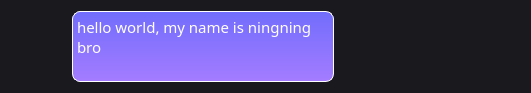
<?xml version="1.0" encoding="UTF-8"?>
<ui version="4.0">
 <class>Form</class>
 <widget class="QWidget" name="Form">
  <property name="geometry">
   <rect>
    <x>0</x>
    <y>0</y>
    <width>531</width>
    <height>89</height>
   </rect>
  </property>
  <property name="windowTitle">
   <string>Form</string>
  </property>
  <property name="styleSheet">
   <string notr="true">background-color:#1a1a1e;</string>
  </property>
  <layout class="QHBoxLayout" name="horizontalLayout">
   <property name="spacing">
    <number>0</number>
   </property>
   <item>
    <widget class="QLabel" name="label">
     <property name="sizePolicy">
      <sizepolicy hsizetype="Fixed" vsizetype="Fixed">
       <horstretch>0</horstretch>
       <verstretch>0</verstretch>
      </sizepolicy>
     </property>
     <property name="minimumSize">
      <size>
       <width>61</width>
       <height>61</height>
      </size>
     </property>
     <property name="styleSheet">
      <string notr="true">image: url(:/resources/avatar_6.png);
border-radius: 11px;
margin:4px;
background-color:#1a1a1e;</string>
     </property>
     <property name="text">
      <string/>
     </property>
    </widget>
   </item>
   <item>
    <widget class="QTextBrowser" name="textBrowser">
     <property name="sizePolicy">
      <sizepolicy hsizetype="Fixed" vsizetype="Fixed">
       <horstretch>0</horstretch>
       <verstretch>0</verstretch>
      </sizepolicy>
     </property>
     <property name="minimumSize">
      <size>
       <width>262</width>
       <height>71</height>
      </size>
     </property>
     <property name="font">
      <font>
       <family>Calisto MT</family>
       <pointsize>11</pointsize>
      </font>
     </property>
     <property name="styleSheet">
      <string notr="true">background-color: qlineargradient(x0:0, y0:1, x2:0, y2:1,stop:0 rgb(113, 109, 252), stop:1 rgb(164, 124, 255));
border:1px outset rgb(255, 255, 255);
border-radius:8px;
color:white;</string>
     </property>
     <property name="html">
      <string>&lt;!DOCTYPE HTML PUBLIC &quot;-//W3C//DTD HTML 4.0//EN&quot; &quot;http://www.w3.org/TR/REC-html40/strict.dtd&quot;&gt;
&lt;html&gt;&lt;head&gt;&lt;meta name=&quot;qrichtext&quot; content=&quot;1&quot; /&gt;&lt;style type=&quot;text/css&quot;&gt;
p, li { white-space: pre-wrap; }
&lt;/style&gt;&lt;/head&gt;&lt;body style=&quot; font-family:'Calisto MT'; font-size:11pt; font-weight:400; font-style:normal;&quot;&gt;
&lt;p style=&quot; margin-top:0px; margin-bottom:0px; margin-left:0px; margin-right:0px; -qt-block-indent:0; text-indent:0px;&quot;&gt;hello world, my name is ningning bro&lt;/p&gt;&lt;/body&gt;&lt;/html&gt;</string>
     </property>
    </widget>
   </item>
   <item>
    <spacer name="horizontalSpacer">
     <property name="orientation">
      <enum>Qt::Horizontal</enum>
     </property>
     <property name="sizeHint" stdset="0">
      <size>
       <width>40</width>
       <height>20</height>
      </size>
     </property>
    </spacer>
   </item>
  </layout>
 </widget>
 <resources>
  <include location="../res.qrc"/>
 </resources>
 <connections/>
</ui>
